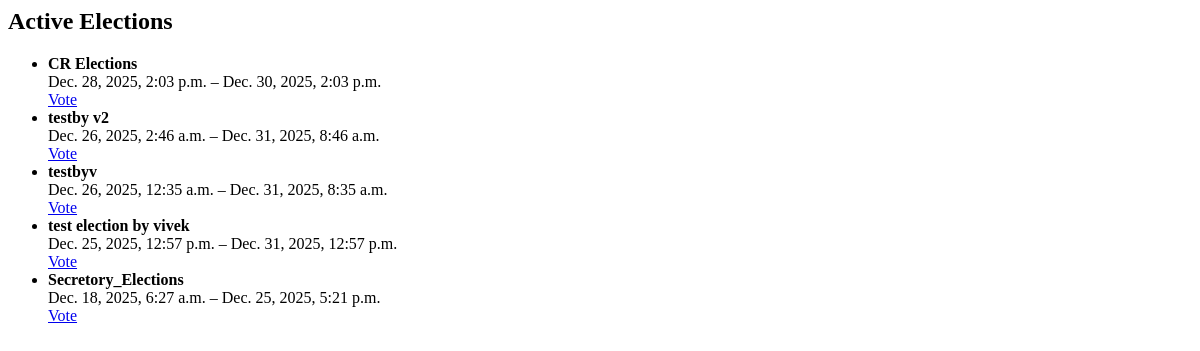
The app's page /elections/, older data.
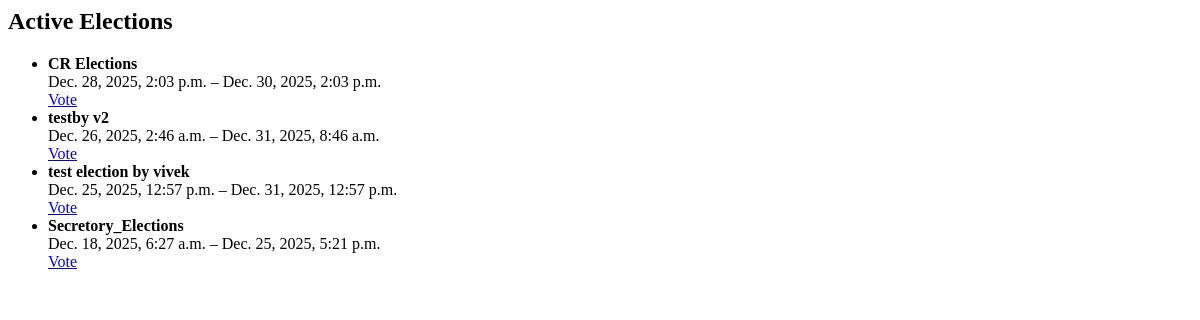
The same page, newer data.
### elections/models.py (models this page shows, shortened)
class Election(models.Model):
    ELECTION_TYPES = [
        ('single', 'Single Winner'),
        ('multi', 'Multi Winner'),
        ('referendum', 'Referendum'),
    ]
    title = models.CharField(max_length=200)
    description = models.TextField(blank=True)
    election_type = models.CharField(max_length=30, choices=ELECTION_TYPES, default='single')
    start_date = models.DateTimeField()
    end_date = models.DateTimeField()
    is_active = models.BooleanField(default=False)
    created_at = models.DateTimeField(auto_now_add=True)
    results_published = models.BooleanField(default=False, help_text="Check this to make results visible to voters")
    class Meta:
        ordering = ['-created_at']

### elections/views.py (the view)
# urls.py: path('', election_list, name='election_list'),
def election_list(request):
    elections = Election.objects.filter(is_active=True)
    return render(request, 'elections/election_list.html', {
        'elections': elections
    })

### elections/templates/elections/election_list.html
<h2>Active Elections</h2>
{% if elections %}
    <ul>
        {% for election in elections %}
            <li>
                <strong>{{ election.title }}</strong><br>
                {{ election.start_date }} – {{ election.end_date }}<br>
                <a href="{% url 'cast_vote' election.id %}">
                    Vote
                </a>
            </li>
        {% endfor %}
    </ul>
{% else %}
    <p>No active elections right now.</p>
{% endif %}

Row changes from the older to the newer data that the page shows:
removed Election: title "testbyv", start_date "Dec. 26, 2025, 12:35 a.m.", end_date "Dec. 31, 2025, 8:35 a.m."
